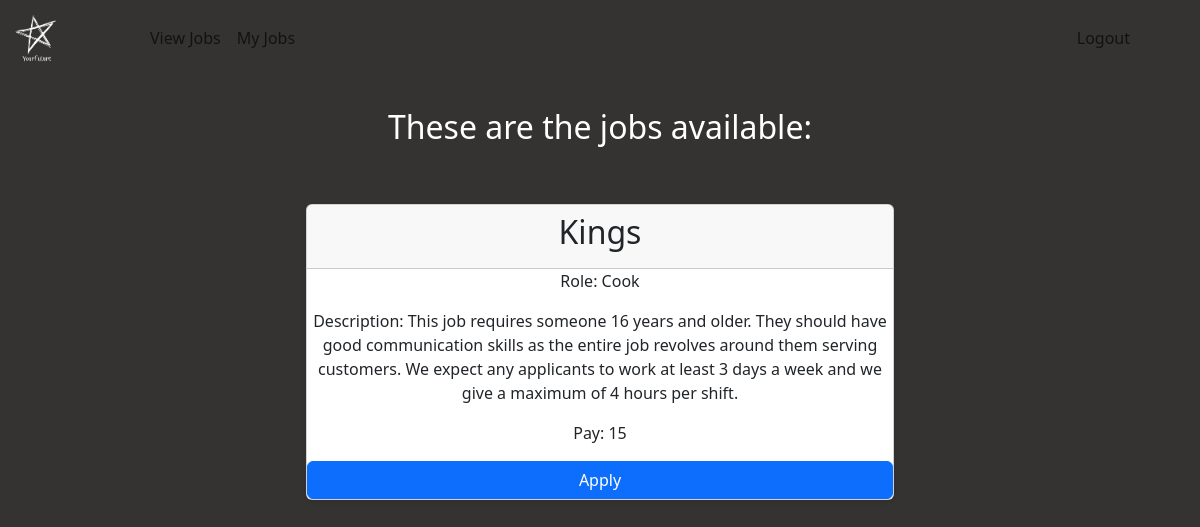
/viewjobs (signed in), run on an earlier commit of the app's database.
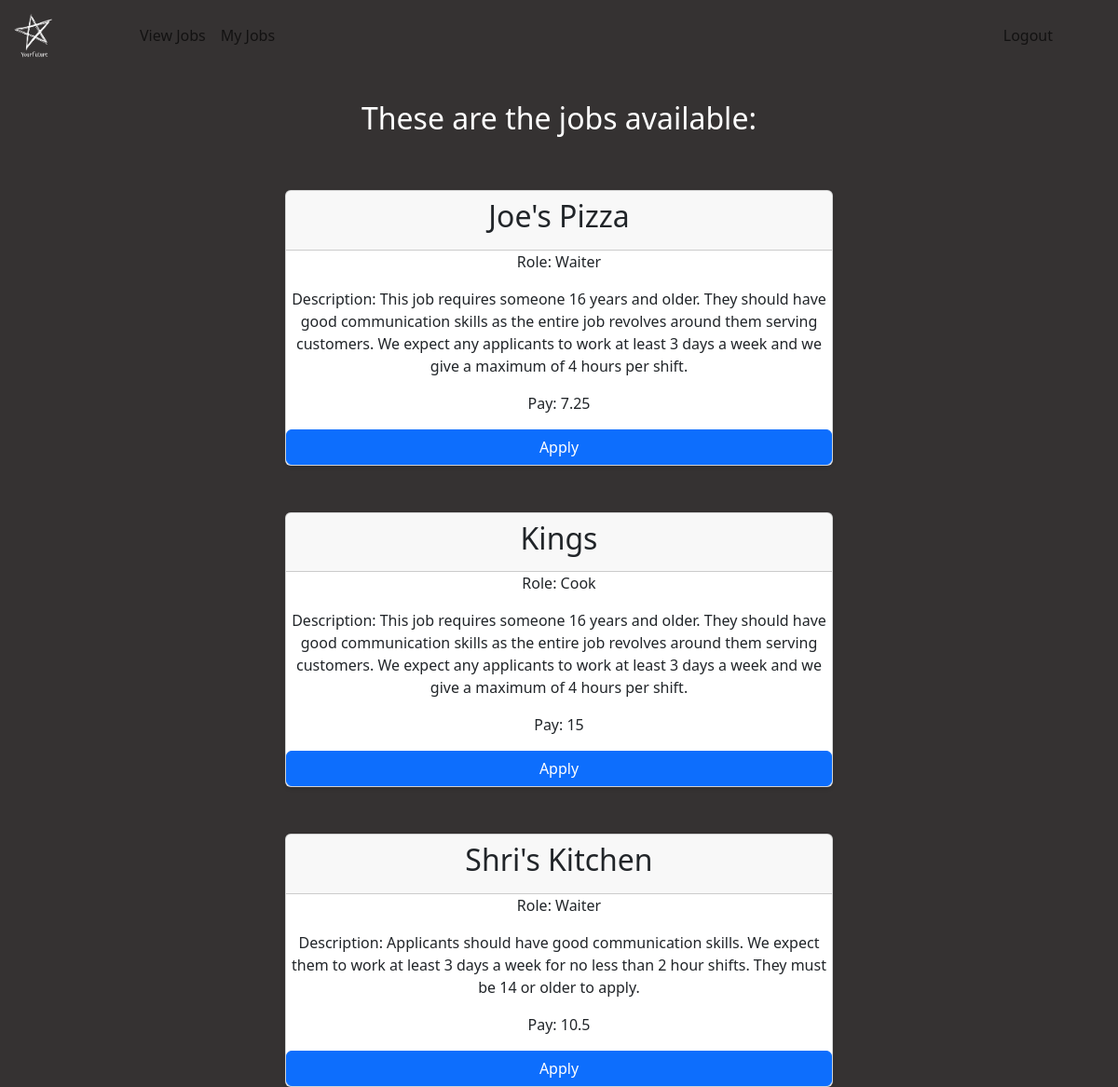
And on a later commit of the database.
### tables this page shows
CREATE TABLE "jobs" (
	"id"	INTEGER NOT NULL UNIQUE,
	"company"	TEXT NOT NULL,
	"company_role"	TEXT NOT NULL,
	"pay"	NUMERIC NOT NULL,
	"status"	TEXT,
	"added_by"	INTEGER NOT NULL,
	"Description"	TEXT NOT NULL,
	PRIMARY KEY("id" AUTOINCREMENT)
);

### blueprints/jobs.py (the view, shortened to what this page needs)
@login_required #decorater which requires user to be logged in to view
@jobs_bp.route('/viewjobs', methods = ["GET", "POST"])
def view_jobs():
    conn = get_db()
    cursor1 = conn.cursor()#cursor 1 interacts with the jobs table
    cursor2 = conn.cursor()#cursor 2 interacts with the intrested_jobs table
    interested_jobs_cursor = cursor2.execute("SELECT * FROM intrested_jobs WHERE user_id = ?", (session["user_id"], ))
    interested_jobs = []
    for interested_job in interested_jobs_cursor:
        interested_jobs.append(interested_job["job_id"])
    jobs = cursor1.execute("SELECT * FROM jobs WHERE status = ?",("approved",))
    portfolio = []
    for job in jobs:
        id = job["id"]
        check  = id in interested_jobs
        if not check:
            portfolio.append({"company":job["company"], "id":job["id"],"company_role":job["company_role"],"pay":job["pay"], "Description": job["Description"]})
    conn.close()
    return render_template('userview_jobs.html', portfolio=portfolio)

### db.py (called while the page is built)
def get_db():
    if not hasattr(g, 'sqlite_db'):
        g.sqlite_db = sqlite3.connect(Config.DATABASE, check_same_thread=False)
        g.sqlite_db.row_factory = sqlite3.Row
    return g.sqlite_db

### templates/userview_jobs.html (shortened to what this page needs)
{% extends "layout.html" %}
{% block main %}
<div class = "custom-welcome">
  <h2>These are the jobs available:</h2>
<div>
        {% for job in portfolio %}
        <div class="row justify-content-center">
          <div class="col-md-6">
              <div class="card">
                  <div class="card-header">
                      <h2 class="text-center">{{ job.company }}</h2>
                  </div>
                  <div class="job">
                      <p>Role: {{ job.company_role }}</p>
                      <p>Description: {{ job.Description }}</p>
                      <p>Pay: {{ job.pay }}</p>
                  </div>
                  <button type="button" class="btn btn-primary" data-bs-toggle="modal" data-bs-target="#addJobModal">
                      Apply
                  </button>
              </div>
          </div>
      </div>
        {% endfor %}
{% endblock %}

What changed in the data, as far as the page shows it:
now on this page (row unchanged): jobs: company "Joe's Pizza", company_role "Waiter", Description "This job requires someone 16 years and older. They should have good communication skills as the entire job revolves around them serving customers. We expect any applicants to work at least 3 days a week and we give a maximum of 4 hours per shift.", pay "7.25"
added jobs: company "Shri's Kitchen", company_role "Waiter", Description "Applicants should have good communication skills. We expect them to work at least 3 days a week for no less than 2 hour shifts. They must be 14 or older to apply.", pay "10.5"
